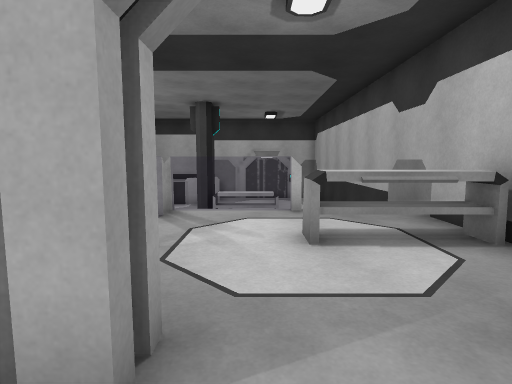
[1] (above)

19 first-person views from a walk through a scene from a Unity 3-D project. The camera is 1.2 m above the floor, tilts 6° down and sees 80° across. The floor is counted in squares, 1 m on a side. Each view is taken from the middle of a square. On the plan, view 1 faces up. The plan holds only what a view shows up to about 13 squares ahead; the rest is blank. The place goes on beyond the plan. The player character is not drawn. Some surface patterns are stand-ins.

[2]
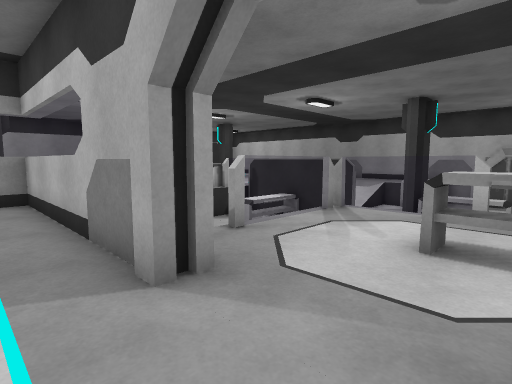

[3]
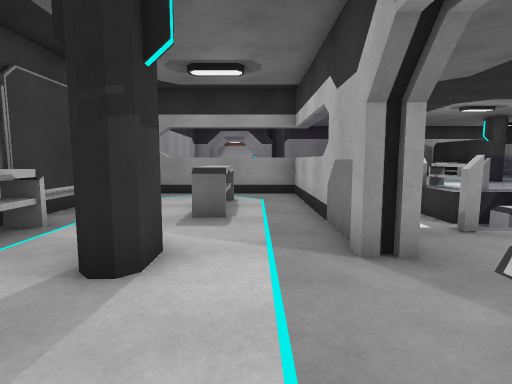

[4]
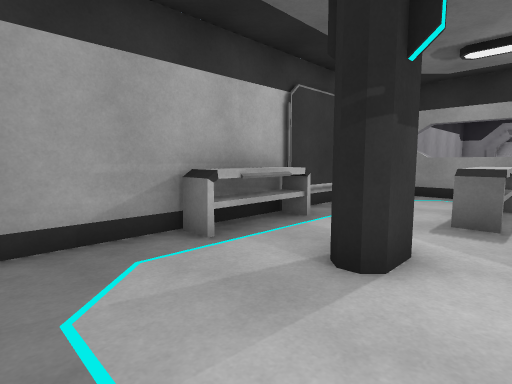

[5]
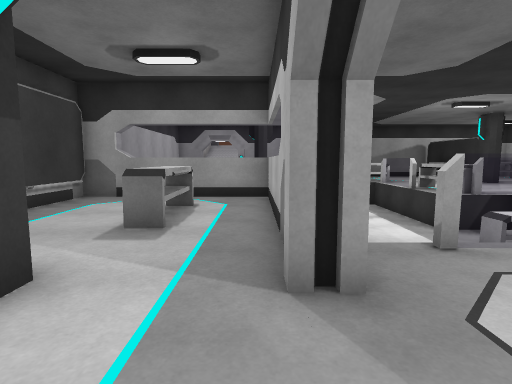

[6]
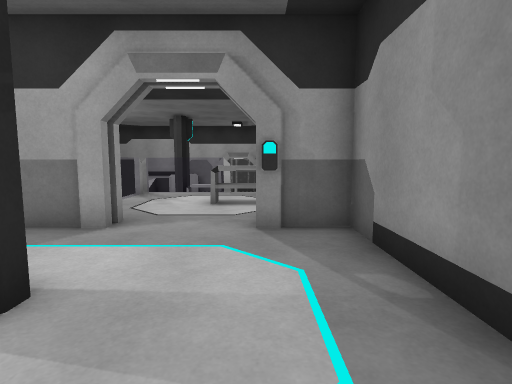

[7]
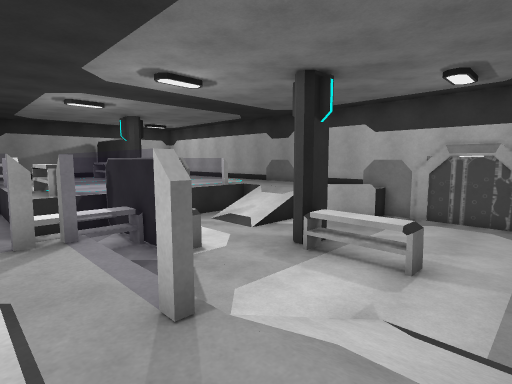

[8]
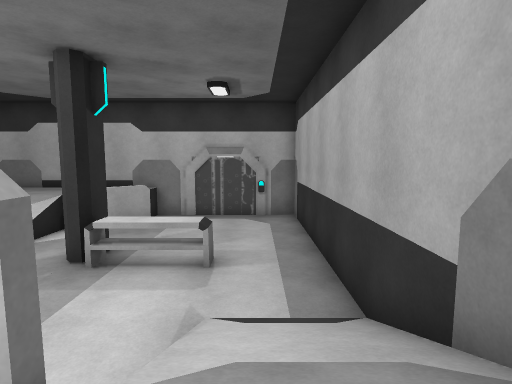

[9]
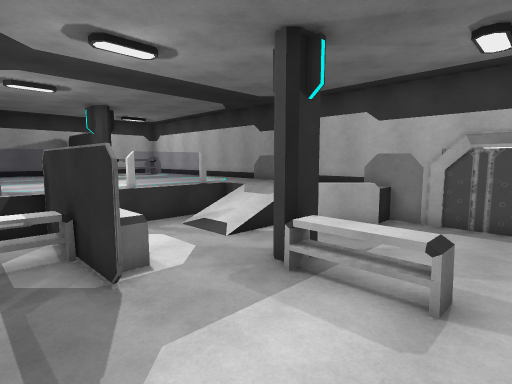

[10]
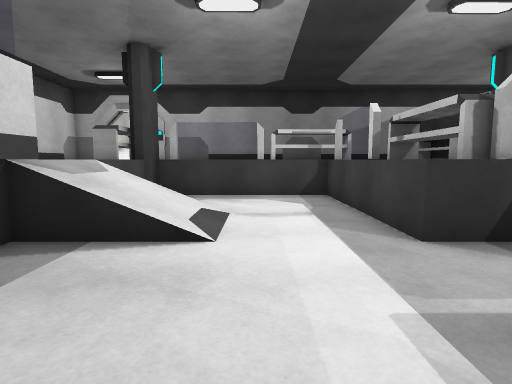

[11]
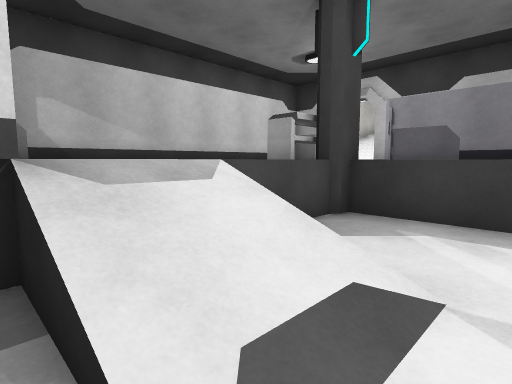

[12]
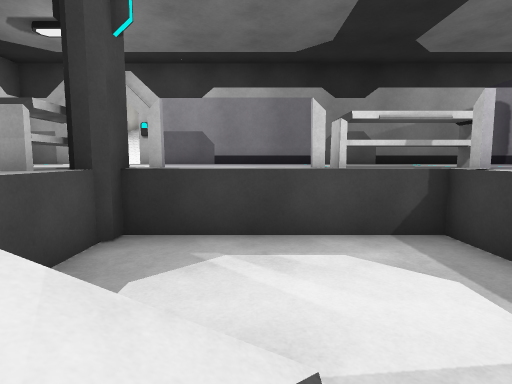

[13]
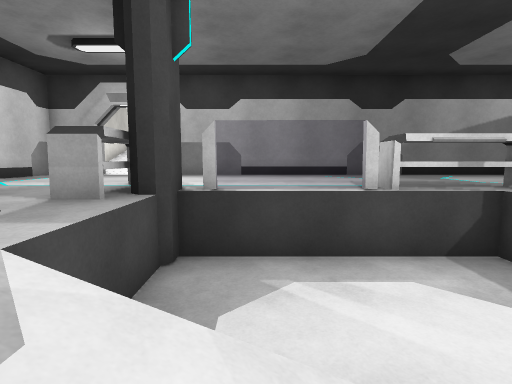

[14]
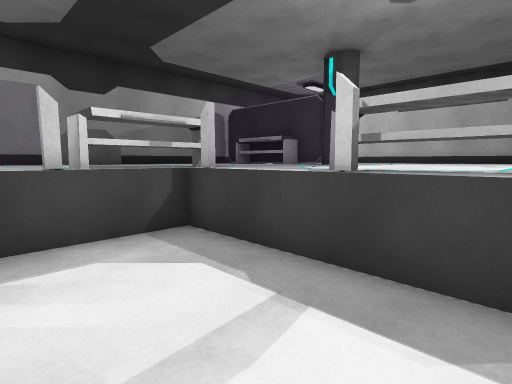

[15]
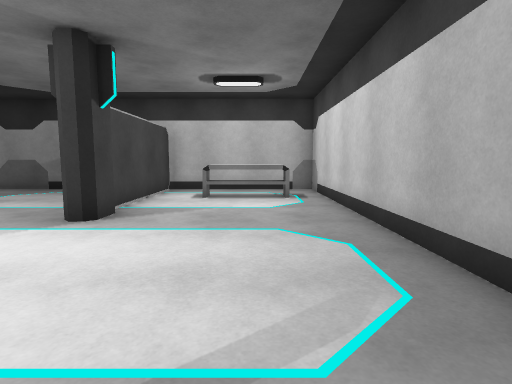

[16]
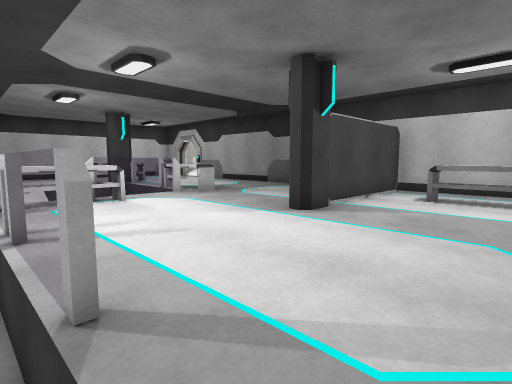

[17]
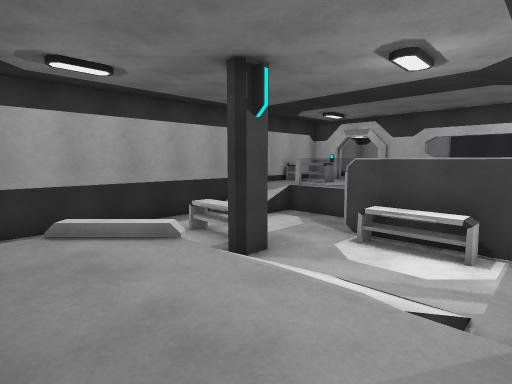

[18]
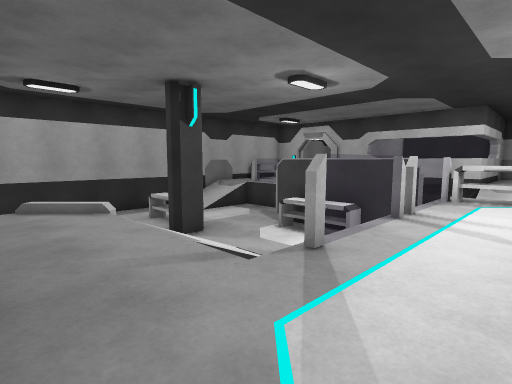

[19]
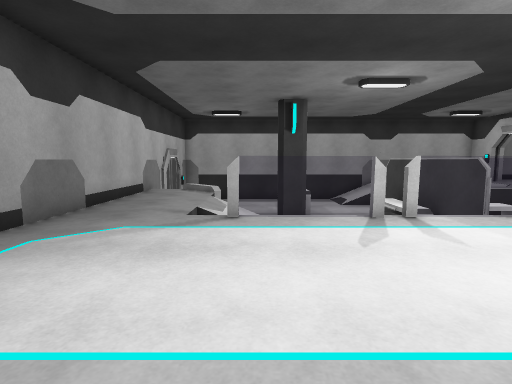

### Floor plan
Key: @ floor where view 1 was taken; # wall or solid block; x gap in a wall; . main floor; : floor 0.25 m higher than the main floor; - floor 1.25 m lower than the main floor; / step, stairs or slope; = window, fence, low wall or low ledge; ^ raised ledge; v drop or lower ground; C column; T table; O other object.
Columns run from 21 left of view 1 to 4 right of it. Each row starts with its distance up from view 1.
 20 ########################
 19 #..................##----#
 18 #..T...............v-----#
 17 #..O..............:------#
 16 #..O.........-///--------#
 15 #............-///--------#
 14 #............-///--C-----#
 13 ##TTTT#C.....------CTTT--#
 12 #.   ........------------#
 11 #............--TTT-------#
 10 #............=#TT#-----//#
  9 #.........TTT#-T------=//#
  8 #.....T#=T#TT--T------=//#
  7 #.....T--------T   #==#..#
  6 #.....T---------   =.....#
  5 #.....=--------- - =..TTT#
  4 #.....=---///---   =..TTT#
  3 #.....=---///---   ......#
  2 #.....x---///########..###
  1 #....T C.....#..........##
  0 #.  .TTT..   #.......@...#
 -1   .......    #.TTT.......#
 -2  ......      ^......C#...#
 -3 #.....       #...........
 -4 #....        =.....TTT...
 -5  ########################

Positions as (right, up) in squares from view 1, and headings:
1: (0, 0), facing up
2: (2, 0), facing up-left
3: (3, 0), facing left
4: (3, 0), facing down-left
5: (2, 1), facing left
6: (2, -4), facing up
7: (3, 6), facing up-left
8: (2, 6), facing up
9: (2, 8), facing up-left
10: (-4, 5), facing left
11: (-8, 5), facing down-left
12: (-9, 4), facing left
13: (-9, 3), facing left
14: (-9, 4), facing up-left
15: (-8, 17), facing left
16: (-8, 18), facing down-left
17: (-8, 19), facing down-right
18: (-11, 19), facing down-right
19: (-15, 15), facing right
